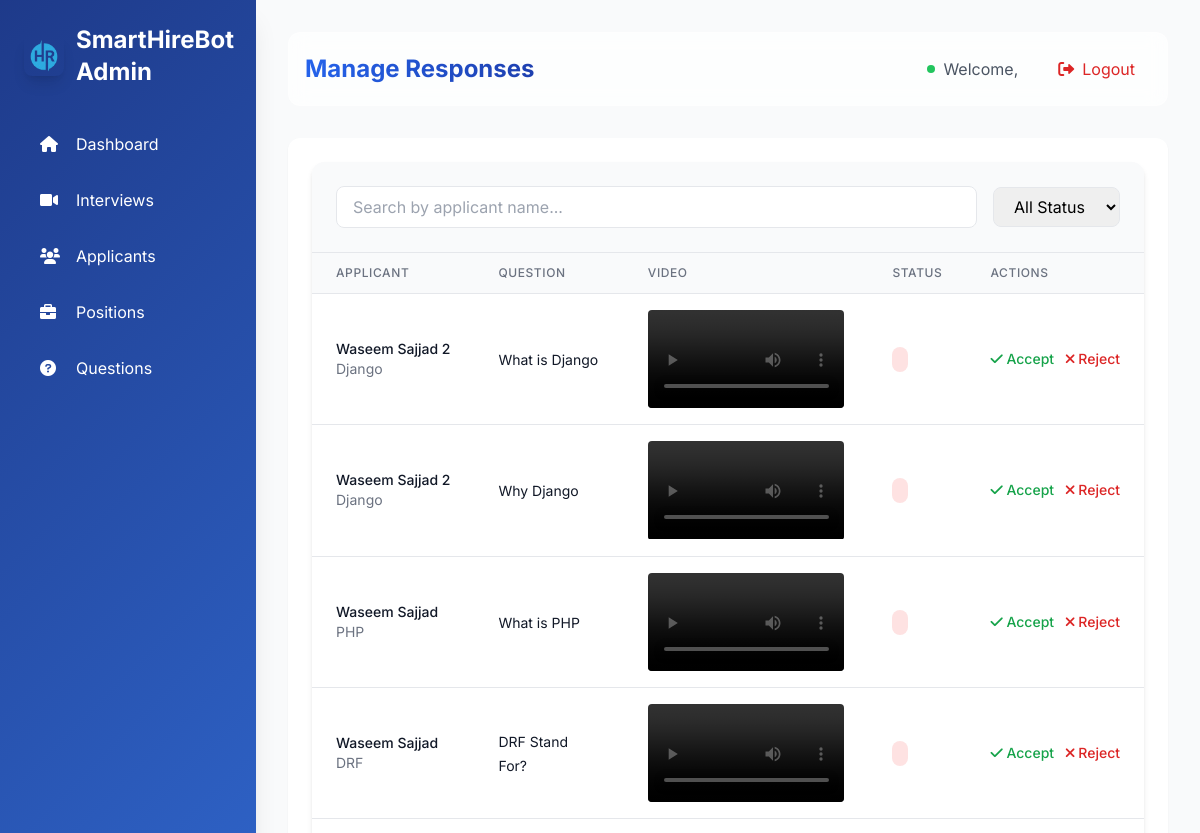
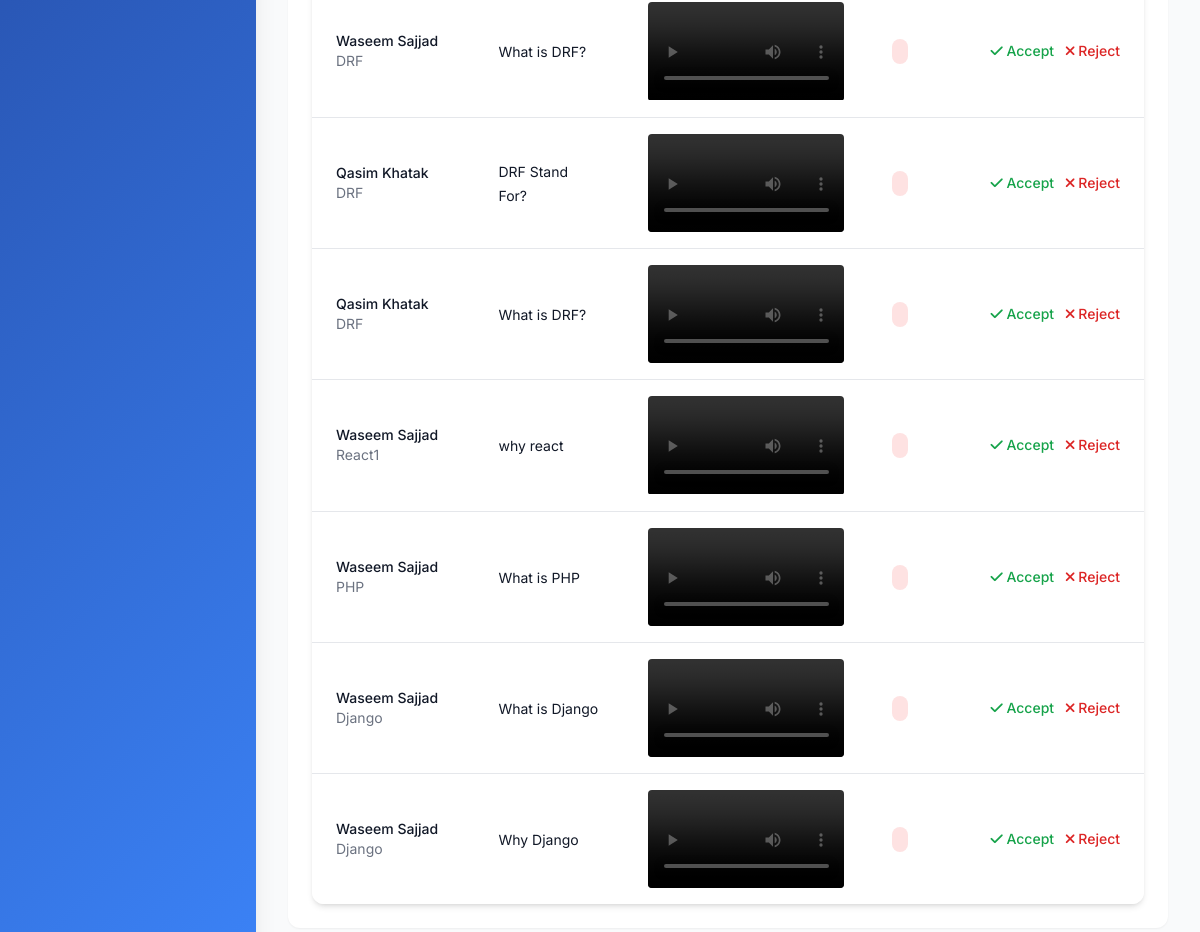
Page /responses/ on the earlier database version (2 pictures, top to bottom).
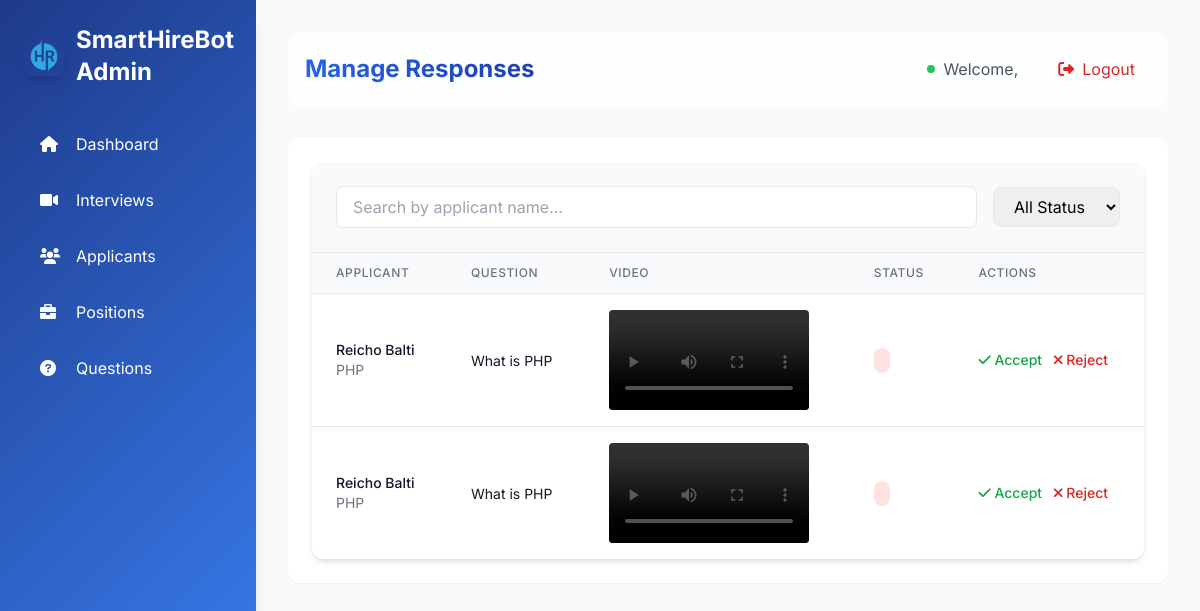
Same page on the later database version.
### interviews/models.py (models this page shows, shortened)
class ApplicantResponse(models.Model):
    applicant = models.ForeignKey(Applicant, on_delete=models.CASCADE, related_name="responses")
    question = models.ForeignKey(Question, on_delete=models.CASCADE, related_name="responses")
    video_response = models.FileField(upload_to='videos/', null=True, blank=True)
    submission_time = models.DateTimeField(auto_now_add=True)
    score = models.IntegerField(null=True, blank=True)

class Applicant(models.Model):
    STATUS_CHOICES = [
        ('Pending', 'Pending'),
        ('Selected', 'Selected'),
        ('Rejected', 'Rejected'),
    ]
    user = models.ForeignKey(User, on_delete=models.CASCADE, related_name="applicants", null=True, blank=True)
    fullname = models.CharField(max_length=255)
    email = models.EmailField()
    position = models.ForeignKey(Position, on_delete=models.CASCADE, related_name="applicants")
    status = models.CharField(max_length=10, choices=STATUS_CHOICES, default='Pending')
    resume = models.FileField(upload_to='resumes/', null=True, blank=True)
    created_at = models.DateTimeField(auto_now_add=True)
    class Meta:
        unique_together = ('email', 'position')

class Position(models.Model):
    name = models.CharField(max_length=255, unique=True)
    description = models.TextField(blank=True, null=True)
    created_at = models.DateTimeField(auto_now_add=True)
    is_active = models.BooleanField(default=True)

class Question(models.Model):
    text = models.TextField()
    positions = models.ManyToManyField(Position, related_name="questions")
    time_limit = models.IntegerField(default=60)  # Time limit in seconds

### interviews/views.py (the view)
# urls.py: path('responses/', manage_responses, name='manage_responses'),
def manage_responses(request):
    responses = ApplicantResponse.objects.all()
    applicant_id = request.GET.get('applicant')
    if applicant_id:
        responses = responses.filter(applicant_id=applicant_id)
    responses = responses.select_related(
        'applicant', 'question', 'applicant__position'
    ).order_by('-submission_time')
    return render(request, 'admin/manage_responses.html', {
        'responses': responses,
        'applicant_id': applicant_id
    })

### interviews/templates/admin/manage_responses.html (shortened to what this page needs)
{% extends "admin/base_admin.html" %}
{% block admin_content %}
<div class="bg-white rounded-xl shadow-md overflow-hidden">
    <div class="p-6 bg-gray-50 border-b">
        <div class="flex items-center space-x-4">
            <div class="flex-1">
                <input type="text" id="search" placeholder="Search by applicant name..."
                       class="w-full px-4 py-2 border rounded-lg focus:ring-2 focus:ring-blue-500 focus:border-blue-500">
            </div>
            <select id="status-filter" class="px-4 py-2 border rounded-lg focus:ring-2 focus:ring-blue-500 focus:border-blue-500">
                <option value="">All Status</option>
            </select>
        </div>
    </div>
    <div class="overflow-x-auto">
        <table class="min-w-full divide-y divide-gray-200">
            <thead class="bg-gray-50">
                <tr>
                    <th class="px-6 py-3 text-left text-xs font-medium text-gray-500 uppercase tracking-wider">Applicant</th>
                    <th class="px-6 py-3 text-left text-xs font-medium text-gray-500 uppercase tracking-wider">Question</th>
                    <th class="px-6 py-3 text-left text-xs font-medium text-gray-500 uppercase tracking-wider">Video</th>
                    <th class="px-6 py-3 text-left text-xs font-medium text-gray-500 uppercase tracking-wider">Status</th>
                    <th class="px-6 py-3 text-left text-xs font-medium text-gray-500 uppercase tracking-wider">Actions</th>
                </tr>
            </thead>
            <tbody class="bg-white divide-y divide-gray-200">
                {% for response in responses %}
                <tr class="hover:bg-gray-50 transition">
                    <td class="px-6 py-4 whitespace-nowrap">
                        <div class="text-sm">
                            <div class="font-medium text-gray-900">{{ response.applicant.fullname }}</div>
                            <div class="text-gray-500">{{ response.applicant.position.name }}</div>
                        </div>
                    </td>
                    <td class="px-6 py-4">
                        <span class="text-sm text-gray-900">{{ response.question.text|truncatechars:100 }}</span>
                    </td>
                    <td class="px-6 py-4">
                        {% if response.video_response %}
                        <video width="200" controls class="rounded">
                            <source src="{{ response.video_response.url }}" type="video/webm">
                        </video>
                        {% else %}
                        <span class="text-sm text-gray-500">No video uploaded</span>
                        {% endif %}
                    </td>
                    <td class="px-6 py-4 whitespace-nowrap">
                        <span class="px-2 py-1 text-sm rounded-full
                            {% if response.status == 'Pending' %}bg-yellow-100 text-yellow-800
                            {% elif response.status == 'Accepted' %}bg-green-100 text-green-800
                            {% else %}bg-red-100 text-red-800{% endif %}">
                        </span>
                    </td>
                    <td class="px-6 py-4 whitespace-nowrap text-sm font-medium space-x-2">
                        <button onclick="acceptResponse({{ response.id }})"
                                class="text-green-600 hover:text-green-900">
                            <i class="fas fa-check"></i> Accept
                        </button>
                        <button onclick="rejectResponse({{ response.id }})"
                                class="text-red-600 hover:text-red-900">
                            <i class="fas fa-times"></i> Reject
                        </button>
                    </td>
                </tr>
                {% empty %}
                <tr>
                    <td colspan="5" class="px-6 py-4 text-center text-gray-500">
                        No responses available.
                    </td>
                </tr>
                {% endfor %}
            </tbody>
        </table>
    </div>
</div>
{% endblock %}

Differences in the rows shown:
removed ApplicantResponse: applicant.fullname "Waseem Sajjad 2", applicant.position.name "Django", question.text "What is Django"
removed ApplicantResponse: applicant.fullname "Waseem Sajjad 2", applicant.position.name "Django", question.text "Why Django"
removed ApplicantResponse: applicant.fullname "Waseem Sajjad", applicant.position.name "PHP", question.text "What is PHP"
removed ApplicantResponse: applicant.fullname "Waseem Sajjad", applicant.position.name "DRF", question.text "DRF Stand For?"
removed ApplicantResponse: applicant.fullname "Waseem Sajjad", applicant.position.name "DRF", question.text "What is DRF?"
removed ApplicantResponse: applicant.fullname "Qasim Khatak", applicant.position.name "DRF", question.text "DRF Stand For?"
removed ApplicantResponse: applicant.fullname "Qasim Khatak", applicant.position.name "DRF", question.text "What is DRF?"
removed ApplicantResponse: applicant.fullname "Waseem Sajjad", applicant.position.name "React1", question.text "why react"
removed ApplicantResponse: applicant.fullname "Waseem Sajjad", applicant.position.name "PHP", question.text "What is PHP"
removed ApplicantResponse: applicant.fullname "Waseem Sajjad", applicant.position.name "Django", question.text "What is Django"
removed ApplicantResponse: applicant.fullname "Waseem Sajjad", applicant.position.name "Django", question.text "Why Django"
added ApplicantResponse: applicant.fullname "Reicho Balti", applicant.position.name "PHP", question.text "What is PHP"
added ApplicantResponse: applicant.fullname "Reicho Balti", applicant.position.name "PHP", question.text "What is PHP"
